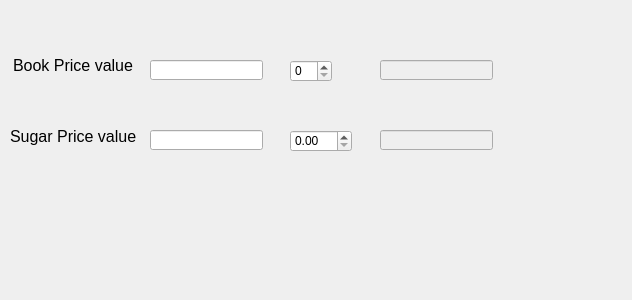
<?xml version="1.0" encoding="UTF-8"?>
<ui version="4.0">
 <class>Dialog</class>
 <widget class="QDialog" name="Dialog">
  <property name="geometry">
   <rect>
    <x>0</x>
    <y>0</y>
    <width>632</width>
    <height>300</height>
   </rect>
  </property>
  <property name="windowTitle">
   <string>Dialog</string>
  </property>
  <widget class="QLabel" name="label">
   <property name="geometry">
    <rect>
     <x>13</x>
     <y>50</y>
     <width>121</width>
     <height>31</height>
    </rect>
   </property>
   <property name="font">
    <font>
     <family>Arial</family>
     <pointsize>12</pointsize>
    </font>
   </property>
   <property name="text">
    <string>Book Price value</string>
   </property>
  </widget>
  <widget class="QLabel" name="label_2">
   <property name="geometry">
    <rect>
     <x>10</x>
     <y>121</y>
     <width>131</width>
     <height>31</height>
    </rect>
   </property>
   <property name="font">
    <font>
     <family>Arial</family>
     <pointsize>12</pointsize>
    </font>
   </property>
   <property name="text">
    <string>Sugar Price value</string>
   </property>
  </widget>
  <widget class="QLabel" name="labelTotalAmount">
   <property name="geometry">
    <rect>
     <x>340</x>
     <y>230</y>
     <width>161</width>
     <height>31</height>
    </rect>
   </property>
   <property name="text">
    <string/>
   </property>
  </widget>
  <widget class="QSpinBox" name="spinBoxBookQty">
   <property name="geometry">
    <rect>
     <x>290</x>
     <y>60</y>
     <width>42</width>
     <height>22</height>
    </rect>
   </property>
  </widget>
  <widget class="QDoubleSpinBox" name="doubleSpinBoxSugarWeight">
   <property name="geometry">
    <rect>
     <x>290</x>
     <y>130</y>
     <width>62</width>
     <height>22</height>
    </rect>
   </property>
  </widget>
  <widget class="QLineEdit" name="lineEditBookPrice">
   <property name="geometry">
    <rect>
     <x>150</x>
     <y>60</y>
     <width>113</width>
     <height>20</height>
    </rect>
   </property>
  </widget>
  <widget class="QLineEdit" name="lineEditBookAmount">
   <property name="enabled">
    <bool>false</bool>
   </property>
   <property name="geometry">
    <rect>
     <x>380</x>
     <y>60</y>
     <width>113</width>
     <height>20</height>
    </rect>
   </property>
  </widget>
  <widget class="QLineEdit" name="lineEditSugarPrice">
   <property name="geometry">
    <rect>
     <x>150</x>
     <y>130</y>
     <width>113</width>
     <height>20</height>
    </rect>
   </property>
  </widget>
  <widget class="QLineEdit" name="lineEditSugarAmount">
   <property name="enabled">
    <bool>false</bool>
   </property>
   <property name="geometry">
    <rect>
     <x>380</x>
     <y>130</y>
     <width>113</width>
     <height>20</height>
    </rect>
   </property>
  </widget>
 </widget>
 <resources/>
 <connections/>
</ui>
